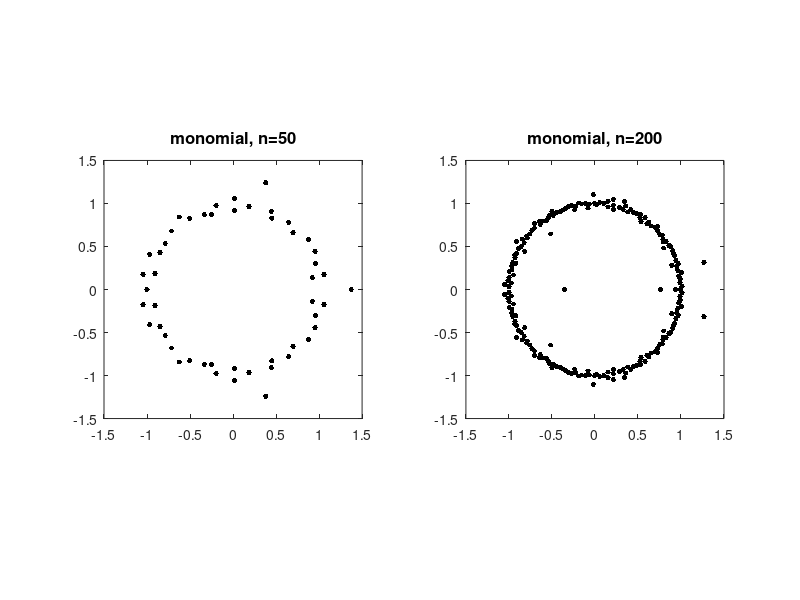

Here is the MATLAB script that generated this plot: (Note: this script raises an error after producing the figure.)
%% Roots of random polynomials
% Nick Trefethen, November 2011

%%
% (Chebfun example roots/RandomPolynomials.m)
% [Tags: #random, #ROOTS]

%%
% If p(z) = a_0 + a_1 z + ... + a_n z^n is a polynomial with random
% coefficients, its roots tend to lie near the unit circle [1,2].
% To be specific, suppose a_0,...,a_(n-1) are independent real
% numbers from the standard normal distribution, with a_n=1.
% Here are typical pictures for n = 50 and 200, based on Matlab's
% ROOTS command.  Incidentally, such computations are numerically
% stable [4];
% the well-known difficulties of polynomial rootfinding pertain mainly
% to problems with roots away from the unit circle and coefficients
% far from random.
nn = [50 200];
MS = 'markersize'; FS = 'fontsize'; ms = 12; fs = 12;
for j = 1:2
    subplot(1,2,j)
    n = nn(j);
    a = [1; randn(n,1)];
    r = roots(a);
    plot(r,'.k',MS,ms)
    axis(1.5*[-1 1 -1 1]), axis square
    title(['monomial, n=' int2str(n)],FS,fs)
end

%%
% The reason these roots lie near the unit circle is that
% the monomials 1, z, z^2,... are orthogonal polynomials defined on
% that set.  For orthogonal polynomials defined on a different region
% of the complex plane, we get roots tending to cluster on the
% boundary of that region [3].  In particular, the best-known families
% of orthogonal polynomials are defined over [-1,1], and random
% polynomials expressed in these bases tend to have roots near
% [-1,1].  The Chebfun ROOTS command provides an easy way to compute
% roots of such polynomials stably.
% For example, here is what happens if we repeat the 
% experiment above but for random polynomials in the basis of
% Chebyshev polynomials, i.e., p = a_0 + a_1 T_1 + ... + a_n T_n.
randn('seed',1)
for j = 1:2
    subplot(1,2,j)
    n = nn(j);
    a = [1; randn(n,1)];
    p = chebfun(a,'coeffs');
    r = roots(p,'all');
    plot(r,'.k',MS,ms)
    axis(1.5*[-1 1 -1 1]), axis square
    title(['Chebyshev, n=' int2str(n)],FS,fs)
end

%%
% Legendre polynomials are orthogonal over the same interval [-1,1],
% so the results aren't much different:
for j = 1:2
    subplot(1,2,j)
    n = nn(j);
    a = [1; randn(n,1)];
    A = legpoly(n:-1:0);
    p = A*a;
    r = roots(p,'all');
    plot(r,'.k',MS,ms)
    axis(1.5*[-1 1 -1 1]), axis square
    title(['Legendre, n=' int2str(n)],FS,fs)
end

%%
% References:
%
% [1] J. Hammersley, The zeros of a random polynomial,
% Proceedings of the Third Berkeley Symposium on Mathematical
% Statistics and Probability, 1954-1955, U. California Press,
% 1956, pp. 89-111.
%
% [2] L. A. Shepp and R. J. Vanderbei, The complex zeros of
% random polynomials, Transactions of the American Mathematical
% Society 347 (1995), 4365-4384.
%
% [3] B. Shiffman and S. Zelditch, Equilibrium distribution of
% zeros of random polynomials, International Mathematical Research
% Notices, 2003, pp. 25-49.
%
% [4] K.-C. Toh and L. N. Trefethen, Pseudozeros of polynomials and
% pseudospectra of companion matrices, Numerische Mathematik, 68
% (1994), 403-425.
